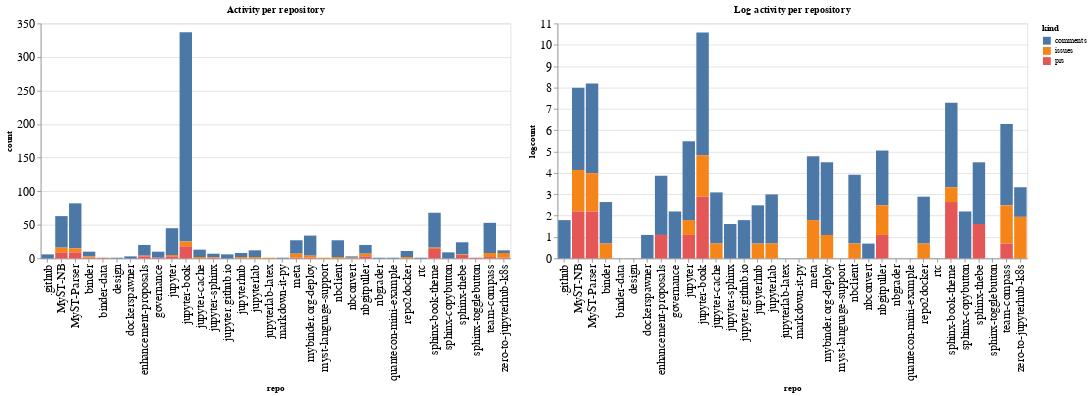

Notebook code cell kept with this figure:
### Code cell
ch1 = alt.Chart(repo_summaries, width=600, title="Activity per repository").mark_bar().encode(
    x='repo',
    y='count',
    color='kind',
    tooltip="kind"
)

ch2 = alt.Chart(repo_summaries, width=600, title="Log activity per repository").mark_bar().encode(
    x='repo',
    y='logcount',
    color='kind',
    tooltip="kind"
)

ch1 | ch2

### Figure 1 — Vega-Lite specification as saved in the notebook (floating-point values rounded to 4 significant figures)
{"config": {"axisLeft": {"labelFontSize": 15}, "axisBottom": {"labelFontSize": 15}}, "hconcat": [{"mark": "bar", "encoding": {"color": {"type": "nominal", "field": "kind"}, "tooltip": {"type": "nominal", "field": "kind"}, "x": {"type": "nominal", "field": "repo"}, "y": {"type": "quantitative", "field": "count"}}, "title": "Activity per repository", "width": 600}, {"mark": "bar", "encoding": {"color": {"type": "nominal", "field": "kind"}, "tooltip": {"type": "nominal", "field": "kind"}, "x": {"type": "nominal", "field": "repo"}, "y": {"type": "quantitative", "field": "logcount"}}, "title": "Log activity per repository", "width": 600}], "data": {"name": "data-6fc9b186b09dc050e4349eeffdac35c9"}, "$schema": "https://vega.github.io/schema/vega-lite/v4.8.1.json", "datasets": {"data-6fc9b186b09dc050e4349eeffdac35c9": [{"repo": ".github", "kind": "comments", "count": 6, "logcount": 1.792}, {"repo": "MyST-NB", "kind": "comments", "count": 47, "logcount": 3.85}, {"repo": "MyST-NB", "kind": "issues", "count": 7, "logcount": 1.946}, {"repo": "MyST-NB", "kind": "prs", "count": 9, "logcount": 2.197}, {"repo": "MyST-Parser", "kind": "comments", "count": 67, "logcount": 4.205}, {"repo": "MyST-Parser", "kind": "issues", "count": 6, "logcount": 1.792}, {"repo": "MyST-Parser", "kind": "prs", "count": 9, "logcount": 2.197}, {"repo": "binder", "kind": "comments", "count": 7, "logcount": 1.946}, {"repo": "binder", "kind": "issues", "count": 2, "logcount": 0.6931}, {"repo": "binder", "kind": "prs", "count": 1, "logcount": 0.0}, {"repo": "binder-data", "kind": "prs", "count": 1, "logcount": 0.0}, {"repo": "design", "kind": "comments", "count": 1, "logcount": 0.0}, {"repo": "dockerspawner", "kind": "comments", "count": 3, "logcount": 1.099}, {"repo": "enhancement-proposals", "kind": "comments", "count": 16, "logcount": 2.773}, {"repo": "enhancement-proposals", "kind": "issues", "count": 1, "logcount": 0.0}, {"repo": "enhancement-proposals", "kind": "prs", "count": 3, "logcount": 1.099}, {"repo": "governance", "kind": "comments", "count": 9, "logcount": 2.197}, {"repo": "governance", "kind": "prs", "count": 1, "logcount": 0.0}, {"repo": "jupyter", "kind": "comments", "count": 40, "logcount": 3.689}, {"repo": "jupyter", "kind": "issues", "count": 2, "logcount": 0.6931}, {"repo": "jupyter", "kind": "prs", "count": 3, "logcount": 1.099}, {"repo": "jupyter-book", "kind": "comments", "count": 312, "logcount": 5.743}, {"repo": "jupyter-book", "kind": "issues", "count": 7, "logcount": 1.946}, {"repo": "jupyter-book", "kind": "prs", "count": 18, "logcount": 2.89}, {"repo": "jupyter-cache", "kind": "comments", "count": 11, "logcount": 2.398}, {"repo": "jupyter-cache", "kind": "issues", "count": 2, "logcount": 0.6931}, {"repo": "jupyter-sphinx", "kind": "comments", "count": 5, "logcount": 1.609}, {"repo": "jupyter-sphinx", "kind": "issues", "count": 1, "logcount": 0.0}, {"repo": "jupyter-sphinx", "kind": "prs", "count": 1, "logcount": 0.0}, {"repo": "jupyter.github.io", "kind": "comments", "count": 6, "logcount": 1.792}, {"repo": "jupyterhub", "kind": "comments", "count": 6, "logcount": 1.792}, {"repo": "jupyterhub", "kind": "issues", "count": 2, "logcount": 0.6931}, {"repo": "jupyterlab", "kind": "comments", "count": 10, "logcount": 2.303}, {"repo": "jupyterlab", "kind": "issues", "count": 2, "logcount": 0.6931}, {"repo": "jupyterlab-latex", "kind": "issues", "count": 1, "logcount": 0.0}, {"repo": "markdown-it-py", "kind": "comments", "count": 1, "logcount": 0.0}, {"repo": "meta", "kind": "comments", "count": 20, "logcount": 2.996}, {"repo": "meta", "kind": "issues", "count": 6, "logcount": 1.792}, {"repo": "meta", "kind": "prs", "count": 1, "logcount": 0.0}, {"repo": "mybinder.org-deploy", "kind": "comments", "count": 30, "logcount": 3.401}, {"repo": "mybinder.org-deploy", "kind": "issues", "count": 3, "logcount": 1.099}, {"repo": "mybinder.org-deploy", "kind": "prs", "count": 1, "logcount": 0.0}, {"repo": "myst-language-support", "kind": "issues", "count": 1, "logcount": 0.0}, {"repo": "nbclient", "kind": "comments", "count": 25, "logcount": 3.219}, {"repo": "nbclient", "kind": "issues", "count": 2, "logcount": 0.6931}, {"repo": "nbconvert", "kind": "comments", "count": 2, "logcount": 0.6931}, {"repo": "nbconvert", "kind": "issues", "count": 1, "logcount": 0.0}, {"repo": "nbgitpuller", "kind": "comments", "count": 13, "logcount": 2.565}, {"repo": "nbgitpuller", "kind": "issues", "count": 4, "logcount": 1.386}, {"repo": "nbgitpuller", "kind": "prs", "count": 3, "logcount": 1.099}, {"repo": "nbgrader", "kind": "comments", "count": 1, "logcount": 0.0}, {"repo": "quantecon-mini-example", "kind": "comments", "count": 1, "logcount": 0.0}, {"repo": "repo2docker", "kind": "comments", "count": 9, "logcount": 2.197}, {"repo": "repo2docker", "kind": "issues", "count": 2, "logcount": 0.6931}, {"repo": "rtc", "kind": "comments", "count": 1, "logcount": 0.0}, {"repo": "sphinx-book-theme", "kind": "comments", "count": 52, "logcount": 3.951}, {"repo": "sphinx-book-theme", "kind": "issues", "count": 2, "logcount": 0.6931}, {"repo": "sphinx-book-theme", "kind": "prs", "count": 14, "logcount": 2.639}, {"repo": "sphinx-copybutton", "kind": "comments", "count": 9, "logcount": 2.197}, {"repo": "sphinx-thebe", "kind": "comments", "count": 18, "logcount": 2.89}, {"repo": "sphinx-thebe", "kind": "issues", "count": 1, "logcount": 0.0}, {"repo": "sphinx-thebe", "kind": "prs", "count": 5, "logcount": 1.609}, {"repo": "sphinx-togglebutton", "kind": "prs", "count": 1, "logcount": 0.0}, {"repo": "team-compass", "kind": "comments", "count": 45, "logcount": 3.807}, {"repo": "team-compass", "kind": "issues", "count": 6, "logcount": 1.792}, {"repo": "team-compass", "kind": "prs", "count": 2, "logcount": 0.6931}, {"repo": "zero-to-jupyterhub-k8s", "kind": "comments", "count": 4, "logcount": 1.386}, {"repo": "zero-to-jupyterhub-k8s", "kind": "issues", "count": 7, "logcount": 1.946}, {"repo": "zero-to-jupyterhub-k8s", "kind": "prs", "count": 1, "logcount": 0.0}]}}
